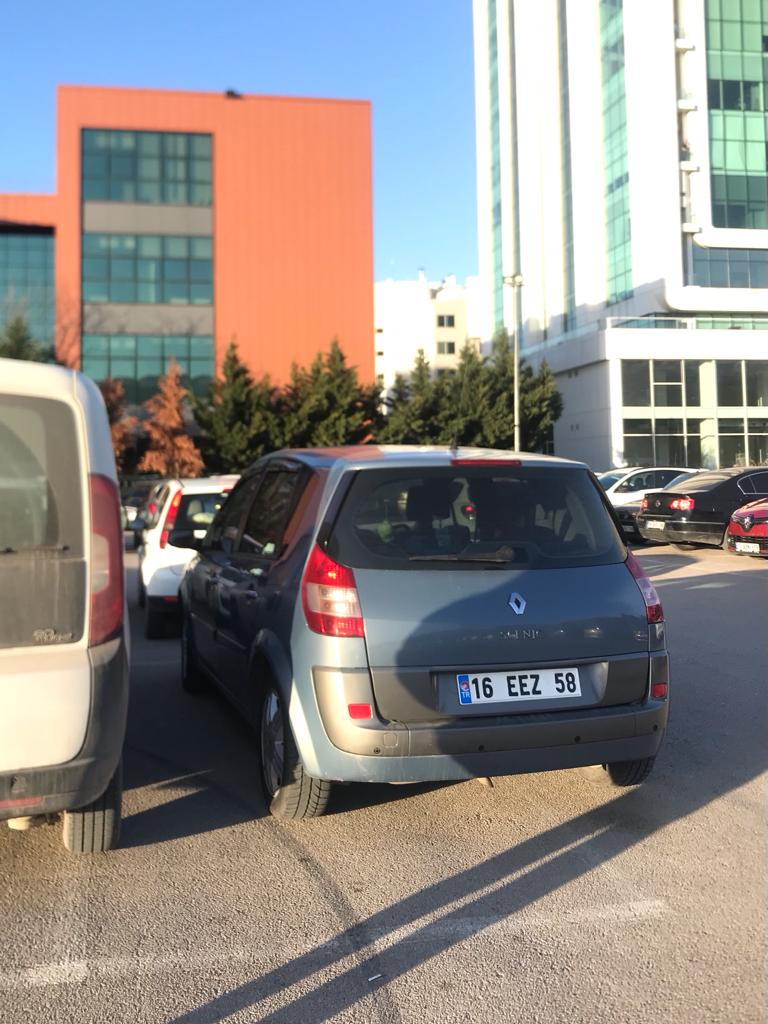
#> input picture bitirme-proje/Car Images/img1.jpeg, 768 x 1024 px
$ python 'Car Number Plate Detection.py'
#> lines starting #> are read from the running program, lines starting #| are printed output that depends on the picture; after the words box and inside, x2 and y2 are one past the last pixel; in counts of white or black regions, pixels touching at a corner belong together
import numpy as np
import cv2
import imutils
import pytesseract
# pytesseract.pytesseract.tesseract_cmd = r"C:\Program Files\Tesseract-OCR\tesseract.exe"


# İmage dosyasını okuduk
image = cv2.imread('Car Images/img1.jpeg')
#> image is the input picture: shape (1024, 768, 3); mean B, G, R 135.2, 138.7, 144.2

# Resmi yeniden boyutlandırdık - genişliği 500 olarak değiştiriyor
image = imutils.resize(image, width=500)
#> image: shape (666, 500, 3)

# Orijinal görüntüyü gösterildi
cv2.imshow("Original Image", image)
cv2.waitKey(0)

# RGB'den Gri tonlamaya dönüştürme
gray = cv2.cvtColor(image, cv2.COLOR_BGR2GRAY)
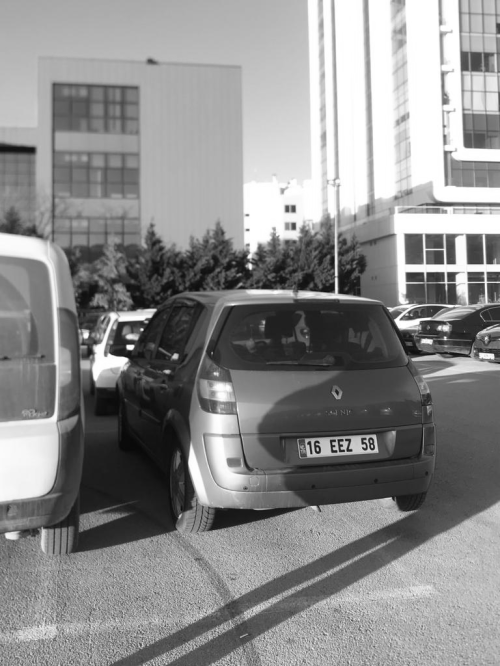
#> gray: shape (666, 500); min 8, max 255, mean 140
cv2.imshow("1 - Grayscale Conversion", gray)
cv2.waitKey(0)

# Yinelemeli ikili filtre ile gürültü giderme (kenarları korurken gürültüyü giderir)
gray = cv2.bilateralFilter(gray, 11, 17, 17)
cv2.imshow("2 - Bilateral Filter", gray)
cv2.waitKey(0)

# grayscale görüntünün Kenarlarını Bulduk
edged = cv2.Canny(gray, 170, 200)
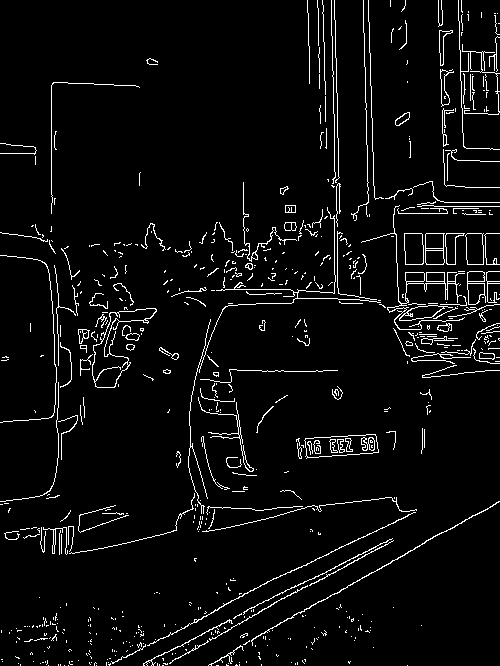
#> edged: shape (666, 500); 4.6% white in thin lines or dots
cv2.imshow("3 - Canny Edges", edged)
cv2.waitKey(0)

# Kenarlara göre konturları bulduk
cnts, new  = cv2.findContours(edged.copy(), cv2.RETR_LIST, cv2.CHAIN_APPROX_SIMPLE)
#> cnts = 709 contours, 630 with area under 20; largest, box (x1, y1, x2, y2) and area: (92, 308, 157, 388) 1570, (92, 308, 157, 388) 1494, (304, 434, 379, 459) 1347, (304, 434, 379, 458) 1345, (404, 233, 424, 265) 563; new = 709 rows, first 6: [1, -1, -1, -1], [2, 0, -1, -1], [3, 1, -1, -1], [4, 2, -1, -1], [5, 3, -1, -1], [6, 4, -1, -1]

# Tüm konturları çizmek için orijinal görüntünün bir kopyası oluşturuldu
img1 = image.copy()
cv2.drawContours(img1, cnts, -1, (0,255,0), 3)
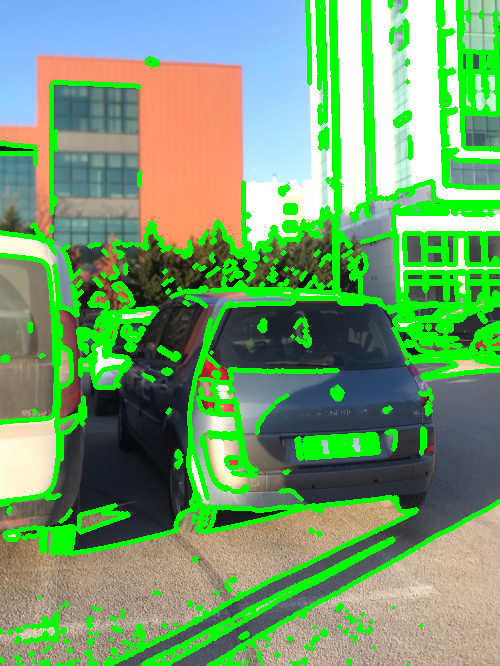
#> img1: shape (666, 500, 3); mean B, G, R 109.4, 161.1, 115
cv2.imshow("4- All Contours", img1)
cv2.waitKey(0)

#minimum gerekli alanı '30' olarak tutarak konturları alanlarına göre sıralayın (bundan daha küçük herhangi bir şey dikkate alınmayacaktır)
cnts=sorted(cnts, key = cv2.contourArea, reverse = True)[:30]
#> cnts = 30 contours; largest, box (x1, y1, x2, y2) and area: (92, 308, 157, 388) 1570, (92, 308, 157, 388) 1494, (304, 434, 379, 459) 1347, (304, 434, 379, 458) 1345, (404, 233, 424, 265) 563
NumberPlateCnt = None #we currently have no Number plate contour

# Top 30 Contours
img2 = image.copy()
cv2.drawContours(img2, cnts, -1, (0,255,0), 3)
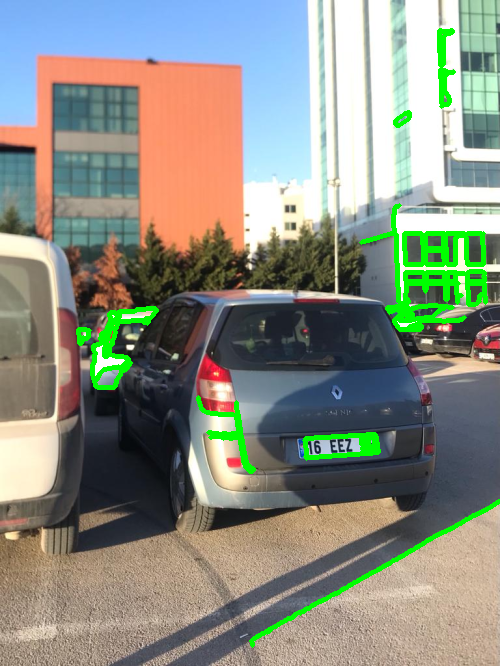
#> img2: shape (666, 500, 3); mean B, G, R 130.1, 142.5, 138.6
cv2.imshow("5- Top 30 Contours", img2)
cv2.waitKey(0)

# plakanın mümkün olan en iyi yaklaşık konturunu bulmak için konturlarımız üzerinde dolaştık
count = 0
idx =7
for c in cnts:
        peri = cv2.arcLength(c, True)
        approx = cv2.approxPolyDP(c, 0.02 * peri, True)
        # print ("approx = ",approx)
        if len(approx) == 4:  # Select the contour with 4 corners
            NumberPlateCnt = approx #This is our approx Number Plate Contour

            # Bu konturları kırpın ve Kırpılmış Görüntüler klasöründe saklayın
            x, y, w, h = cv2.boundingRect(c) #This will find out co-ord for plate
            new_img = gray[y:y + h, x:x + w] #Create new image
            cv2.imwrite('Cropped Images-Text/' + str(idx) + '.png', new_img) #Store new image
            idx+=1

            break
#> this loop made 3 passes
#> (peri, NumberPlateCnt, x, y, w, h, idx) on pass 3: (190.3, [[376, 436], [305, 438], [305, 456], [378, 452]], 304, 434, 75, 25, 8)
#> peri on passes 1 to 2: 427.8, 411.9
#> pass 3, `new_img = gray[y:y + h, x:x + w]`:
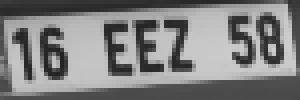
#> new_img: shape (25, 75) (shown 4 times larger); min 34, max 206, mean 128.4
#> after the loop, idx = 8


# Seçilen konturun orijinal görüntü üzerine çizilmesi
#print(NumberPlateCnt)
cv2.drawContours(image, [NumberPlateCnt], -1, (0,255,0), 3)
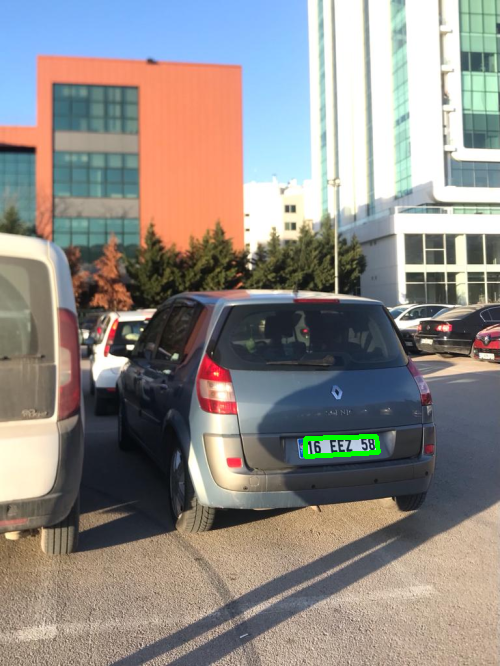
#> image: shape (666, 500, 3); mean B, G, R 134.8, 139.1, 143.8
cv2.imshow("Final Image With Number Plate Detected", image)
cv2.waitKey(0)

Cropped_img_loc = 'Cropped Images-Text/7.png'
cv2.imshow("Cropped Image ", cv2.imread(Cropped_img_loc))

# Görüntüyü dizgeye dönüştürmek için tesseract kullanın
#> (the run stopped early here; a loop or call above may not have finished)
